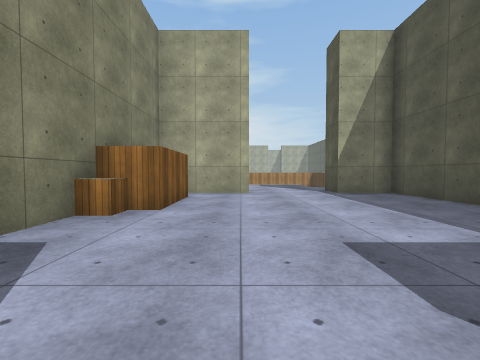
View 1 (above)

24 first-person views from a walk through a scene from a Unity 3-D project. The camera is 1.2 m above the floor, tilts 2° down and sees 90° across. The floor is counted in squares, 2 m on a side. Each view is taken from the middle of a square. On the plan, view 1 faces up. The plan holds only what a view shows up to about 9 squares ahead; the rest is blank. The place goes on beyond the plan. Some surface patterns are stand-ins.

View 2
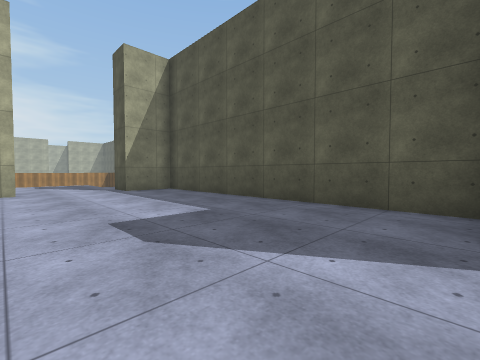

View 3
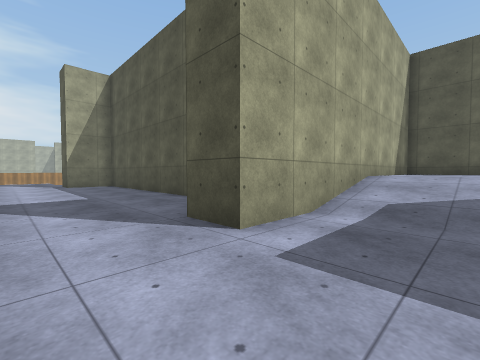

View 4
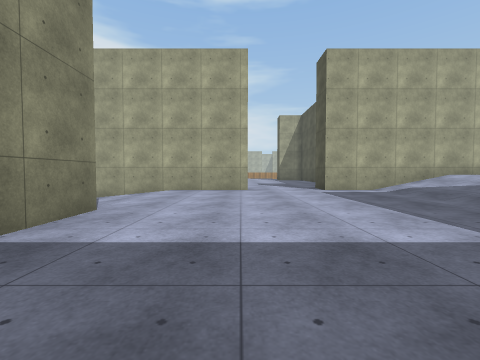

View 5
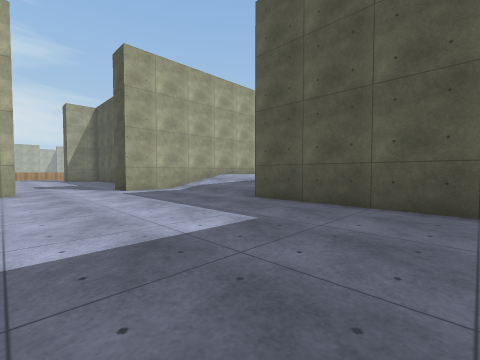

View 6
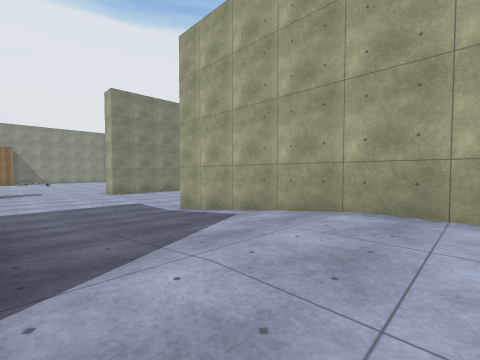

View 7
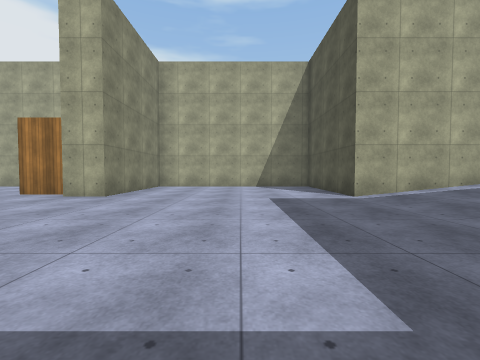

View 8
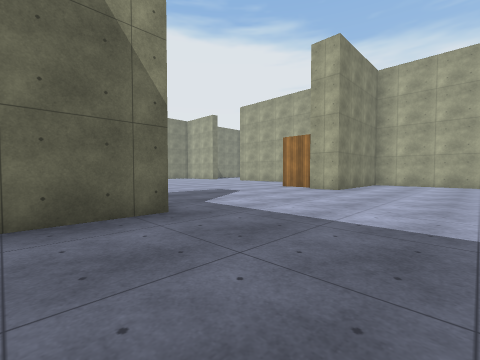

View 9
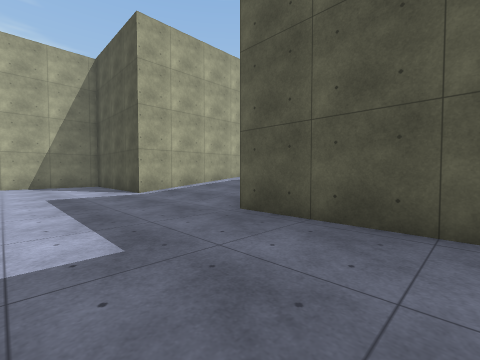

View 10
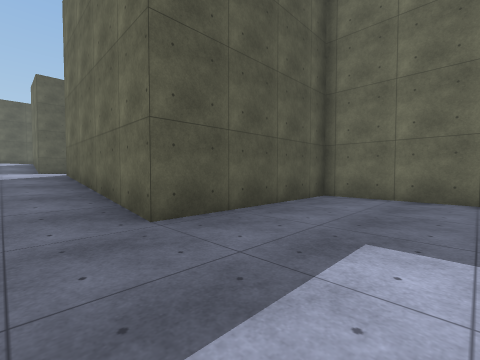

View 11
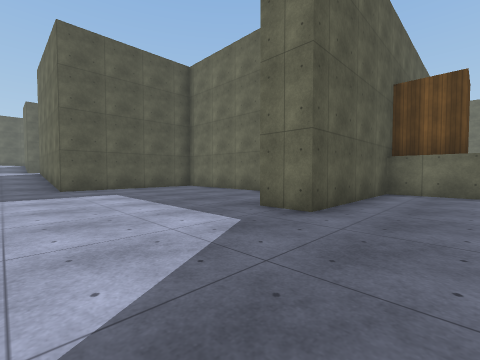

View 12
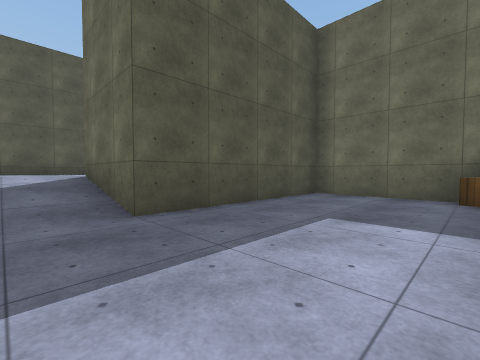

View 13
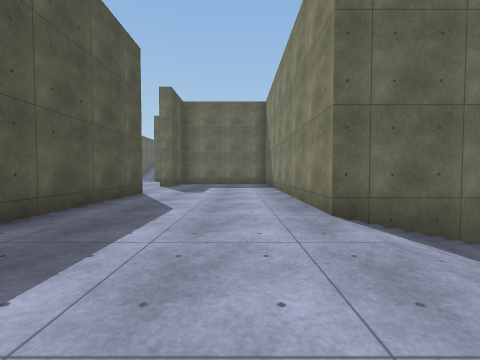

View 14
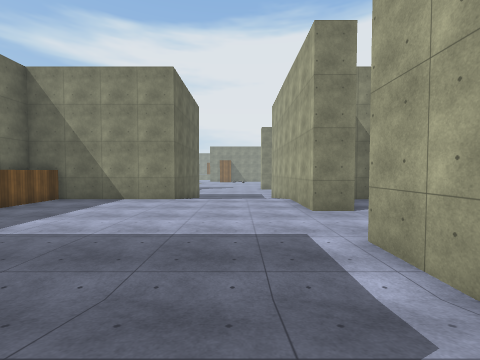

View 15
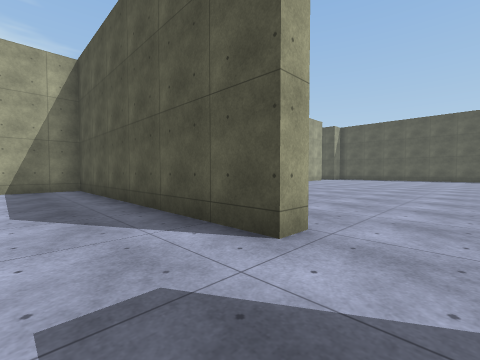

View 16
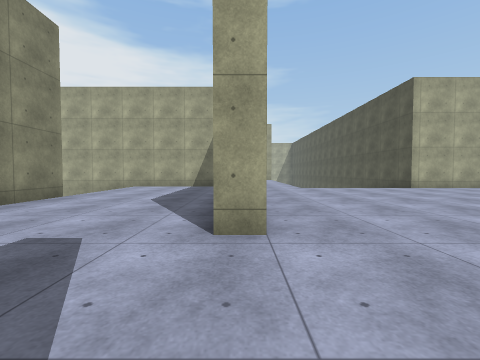

View 17
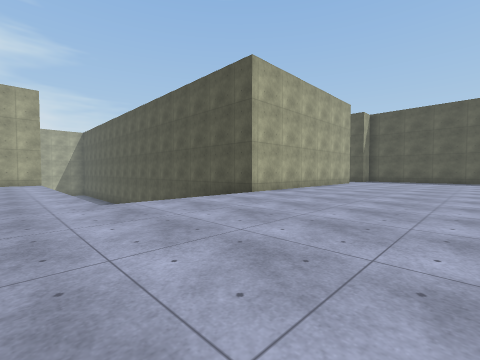

View 18
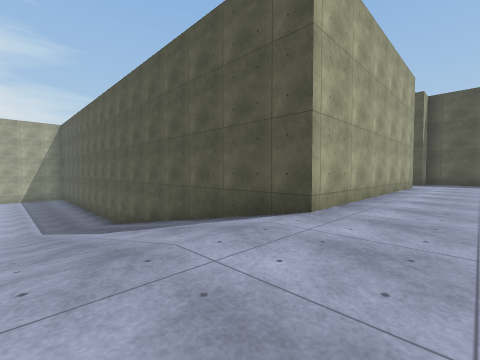

View 19
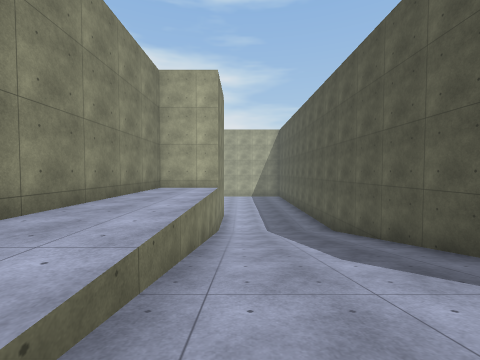

View 20
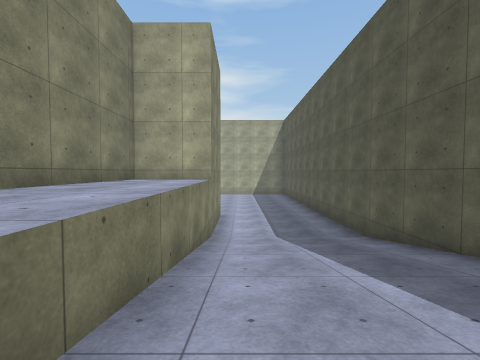

View 21
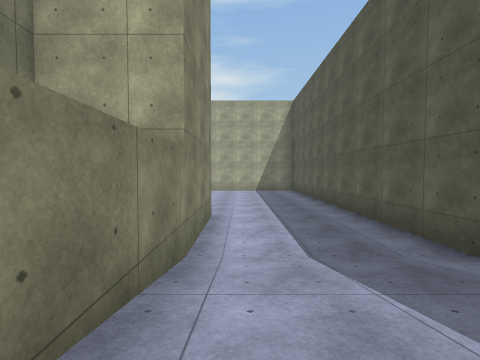

View 22
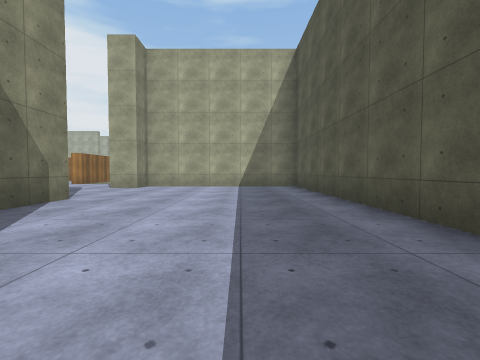

View 23
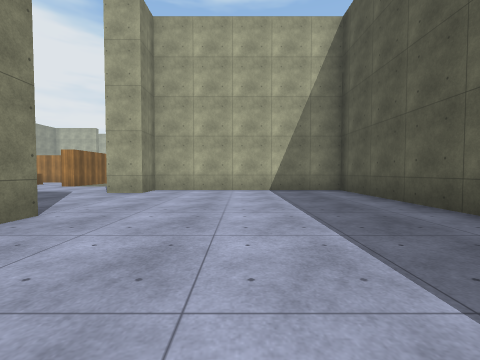

View 24
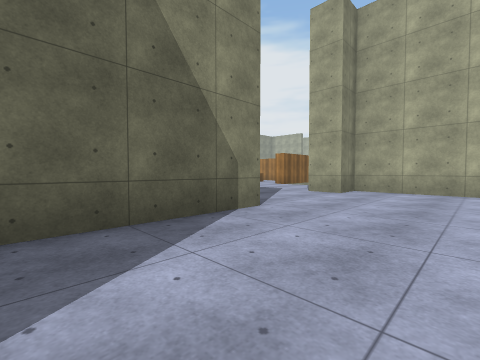

### Floor plan
Key: @ floor where view 1 was taken; # wall or solid block; . main floor; - floor 1 m lower than the main floor; _ floor 2 m lower than the main floor; < floor 3 m lower than the main floor; / step, stairs or slope.
Columns run from 16 left of view 1 to 25 right of it. Each row starts with its distance up from view 1.
 18                         <<
 17                         << ########
 16                         <<<#<<<<<<#
 15                          <<<<<<<<<#
 14                           <<<<<<<<#
 13                           <<<<<<<<#
 12                            #<<<<<<#
 11                            #<<<<<<#
 10                            #<<<<<<#
  9                 /---       #<<<<<<#
  8                 /---         #<<<<#
  7                ##--###       #<<<<#
  6                ------#     ###<<<<#
  5               #------#     #..////#
  4              ##------#     #..////#
  3              #-------#     #..////#
  2      #####   #-------#     #..////#
  1   #______#   # ------#     #..////#
  0   #______#   #--@----#     #..////#
 -1 _##______#   # ------#     #..////#
 -2 __#______########--#########./////#
 -3  _________////-------//....#./////#######
 -4 __________////-------//....#..............
 -5 __________////-------//....#..............
 -6 __________////-------//....#...........
 -7 _________#####-------##....#............
 -8 _________#   #-------##....#............
 -9 __#______#   #-------##....#........
-10 __#______#   #-------##..............
-11 __#  #####   #####---##..............
-12 __#              ######.....

Where each view was taken, in squares from view 1:
view 1: 0 up, 0 right, facing up
view 2: 1 down, 0 right, facing up-right
view 3: 4 down, 1 right, facing up-right
view 4: 10 down, 0 right, facing up
view 5: 10 down, 0 right, facing up-right
view 6: 6 down, 1 left, facing up-left
view 7: 8 down, 10 left, facing up
view 8: 10 down, 10 left, facing up-left
view 9: 9 down, 10 left, facing up-right
view 10: 5 down, 10 left, facing down-right
view 11: 5 down, 16 left, facing down-right
view 12: 5 down, 1 right, facing down-right
view 13: 3 down, 8 right, facing down
view 14: 4 down, 6 right, facing left
view 15: 11 down, 9 right, facing up-right
view 16: 12 down, 11 right, facing up
view 17: 8 down, 12 right, facing up-right
view 18: 5 down, 14 right, facing up-right
view 19: 3 down, 14 right, facing up
view 20: 1 down, 14 right, facing up
view 21: 2 up, 14 right, facing up
view 22: 7 up, 15 right, facing up
view 23: 9 up, 14 right, facing up
view 24: 9 up, 14 right, facing up-left
